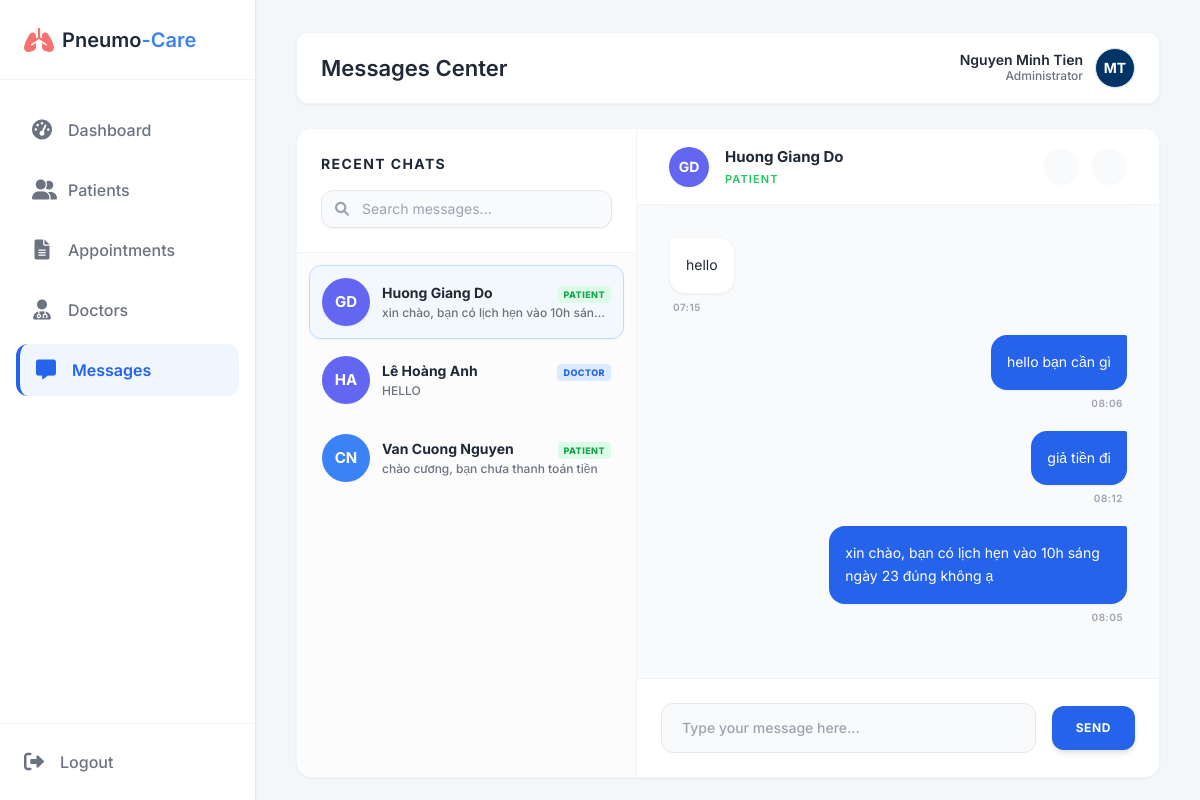
Screenshot of /adm_messages.php?receiver_id=12 (signed in) with the database file from the repository.
### tables this page shows
CREATE TABLE `Users` (
  `user_id` int(11) NOT NULL,
  `email` varchar(100) NOT NULL,
  `password_hash` varchar(255) NOT NULL,
  `full_name` varchar(100) NOT NULL,
  `role` enum('Admin','Doctor','Patient') NOT NULL,
  `avatar_url` text DEFAULT NULL,
  `is_active` tinyint(1) DEFAULT 1,
  `created_at` timestamp NOT NULL DEFAULT current_timestamp()
);

CREATE TABLE `Messages` (
  `message_id` int(11) NOT NULL,
  `sender_id` int(11) DEFAULT NULL,
  `receiver_id` int(11) DEFAULT NULL,
  `message_content` text NOT NULL,
  `sent_at` timestamp NOT NULL DEFAULT current_timestamp(),
  `is_read` tinyint(1) DEFAULT 0
);

### adm_messages.php (the view, shortened to what this page needs)
<?php
require 'db.php';
$adminId = $_SESSION['user_id'];
$adminName = $_SESSION['name'];
function getInitials($fullName) {
    $words = explode(' ', trim($fullName));
    $count = count($words);
    if ($count >= 2) {
        $first = mb_substr($words[$count - 2], 0, 1, 'UTF-8');
        $second = mb_substr($words[$count - 1], 0, 1, 'UTF-8');
        return mb_strtoupper($first . $second, 'UTF-8');
    } elseif ($count == 1) {
        return mb_strtoupper(mb_substr($words[0], 0, 1, 'UTF-8'), 'UTF-8');
    }
    return '?';
}
function getAvatarColor($fullName) {
    $colors = ['bg-blue-500', 'bg-red-500', 'bg-green-500', 'bg-yellow-500', 'bg-purple-500', 'bg-pink-500', 'bg-indigo-500', 'bg-teal-500'];
    $index = strlen($fullName) % count($colors);
    return $colors[$index];
}
function autoLink($text) {
    $pattern = '/(https?:\/\/[^\s]+)/';
    $replacement = '<a href="$1" target="_blank" class="underline font-bold text-yellow-300 hover:text-white transition-colors">$1</a>';
    return preg_replace($pattern, $replacement, $text);
}
$receiverId = isset($_GET['receiver_id']) ? $_GET['receiver_id'] : null;
$chatList = [];
$currentMessages = [];
$receiverName = "";
$receiverInfo = null;
try {
    $stmtList = $pdo->prepare("
        SELECT
            u.user_id, u.full_name, u.avatar_url, u.role,
            (SELECT message_content FROM Messages
             WHERE (sender_id = u.user_id AND receiver_id = :admin1)
                OR (sender_id = :admin2 AND receiver_id = u.user_id)
             ORDER BY sent_at DESC LIMIT 1) as last_message,
            (SELECT COUNT(*) FROM Messages
             WHERE sender_id = u.user_id AND receiver_id = :admin3 AND is_read = 0) as unread_count
        FROM Users u
        WHERE u.user_id IN (
            SELECT sender_id FROM Messages WHERE receiver_id = :admin4
            UNION
            SELECT receiver_id FROM Messages WHERE sender_id = :admin5
        ) AND u.user_id != :admin6
        ORDER BY (SELECT MAX(sent_at) FROM Messages WHERE (sender_id = u.user_id AND receiver_id = :admin7) OR (sender_id = :admin8 AND receiver_id = u.user_id)) DESC
    ");
    $stmtList->execute([
        ':admin1' => $adminId, ':admin2' => $adminId,
        ':admin3' => $adminId, ':admin4' => $adminId,
        ':admin5' => $adminId, ':admin6' => $adminId,
        ':admin7' => $adminId, ':admin8' => $adminId
    ]);
    $chatList = $stmtList->fetchAll();
    if ($receiverId) {
        $stmtMsg = $pdo->prepare("
            SELECT * FROM Messages
            WHERE (sender_id = ? AND receiver_id = ?)
               OR (sender_id = ? AND receiver_id = ?)
            ORDER BY sent_at ASC
        ");
        $stmtMsg->execute([$adminId, $receiverId, $receiverId, $adminId]);
        $currentMessages = $stmtMsg->fetchAll();
        $stmtUser = $pdo->prepare("SELECT full_name, avatar_url, role FROM Users WHERE user_id = ?");
        $stmtUser->execute([$receiverId]);
        $receiverInfo = $stmtUser->fetch();
        $receiverName = $receiverInfo['full_name'] ?? '';
    }
} catch (PDOException $e) {
    die("Lỗi Database: " . $e->getMessage());
}
?>
<!DOCTYPE html>
<html lang="vi">
<head>
    <script src="https://cdn.tailwindcss.com"></script>
    <link href="https://cdnjs.cloudflare.com/ajax/libs/font-awesome/6.0.0/css/all.min.css" rel="stylesheet">
</head>
<body class="flex h-screen overflow-hidden text-gray-800 relative">
<div class="flex w-full h-full relative">
    <aside class="w-64 bg-white border-r border-gray-200 flex flex-col h-full flex-shrink-0 z-10 shadow-sm">
        <div class="h-20 flex items-center px-6 border-b border-gray-100">
            <i class="fa-solid fa-lungs text-red-400 text-2xl mr-2"></i>
            <span class="text-xl font-semibold">Pneumo<span class="text-blue-500">-Care</span></span>
        </div>
        <nav class="flex-1 px-4 py-6 space-y-2 overflow-y-auto">
            <a href="adm_dashboard.php" class="flex items-center gap-4 px-4 py-3 text-gray-500 hover:bg-gray-50 hover:text-gray-800 rounded-xl transition-colors font-medium">
                <i class="fa-solid fa-gauge-high w-5 text-center text-xl"></i><span>Dashboard</span>
            </a>
            <a href="adm_patients.php" class="flex items-center gap-4 px-4 py-3 text-gray-500 hover:bg-gray-50 hover:text-gray-800 rounded-xl transition-colors font-medium">
                <i class="fa-solid fa-user-group w-5 text-center text-xl"></i><span>Patients</span>
            </a>
            <a href="adm_appointments.php" class="flex items-center gap-4 px-4 py-3 text-gray-500 hover:bg-gray-50 hover:text-gray-800 rounded-xl transition-colors font-medium">
                <i class="fa-solid fa-file-lines w-5 text-center text-xl"></i><span>Appointments</span>
            </a>
            <a href="adm_doctors.php" class="flex items-center gap-4 px-4 py-3 text-gray-500 hover:bg-gray-50 hover:text-gray-800 rounded-xl transition-colors font-medium">
                <i class="fa-solid fa-user-doctor w-5 text-center text-xl"></i><span>Doctors</span>
            </a>
            <a href="adm_messages.php" class="sidebar-active flex items-center gap-4 px-4 py-3 rounded-xl font-semibold transition-colors">
                <i class="fa-solid fa-message w-5 text-center text-xl"></i><span>Messages</span>
            </a>
        </nav>
        <div class="p-6 border-t mt-auto border-gray-100">
            <a href="logout.php" class="flex items-center gap-4 text-gray-500 hover:text-red-500 transition-colors font-medium">
                <i class="fa-solid fa-right-from-bracket text-xl"></i><span>Logout</span>
            </a>
        </div>
    </aside>
    <main class="main-content bg-[#f4f7fa]">
        <div class="topbar-wrapper flex-shrink-0">
            <header class="topbar">
                <h1>Messages Center</h1>
                <div class="flex items-center gap-6">
                    <div class="flex items-center gap-3 cursor-pointer">
                        <div class="text-right hidden sm:block">
                            <p class="text-sm font-semibold text-gray-800" style="line-height: 1.2;"><?php echo htmlspecialchars($adminName); ?></p>
                            <p class="text-xs text-gray-500 font-medium">Administrator</p>
                        </div>
                        <div class="w-10 h-10 rounded-full bg-[#003366] text-white flex items-center justify-center font-bold text-sm shadow-sm border border-gray-200">
                            <?php echo getInitials($adminName); ?>
                        </div>
                    </div>
                </div>
            </header>
        </div>
        <div class="content-area max-w-7xl mx-auto w-full pb-10">
            <div class="bg-white rounded-2xl shadow-sm border border-gray-100 flex flex-1 overflow-hidden min-h-[650px] max-h-[800px]">
                <div class="w-[340px] bg-gray-50/50 border-r border-gray-100 flex flex-col flex-shrink-0">
                    <div class="p-6 border-b border-gray-100 bg-white">
                        <h2 class="font-bold text-gray-800 text-[14px] uppercase tracking-widest mb-4">Recent Chats</h2>
                        <div class="relative">
                            <input type="text" id="searchInput" onkeyup="searchChat()" placeholder="Search messages..." class="w-full bg-gray-50 border border-gray-200 rounded-xl py-2 px-4 pl-10 text-sm focus:border-blue-400 outline-none transition-colors shadow-sm">
                            <i class="fa-solid fa-magnifying-glass absolute left-3.5 top-1/2 -translate-y-1/2 text-gray-400 text-sm"></i>
                        </div>
                    </div>
                    <div class="flex-1 overflow-y-auto p-3 space-y-1">
                        <?php if (empty($chatList)): ?>
                            <div class="p-8 text-center text-gray-400 text-sm italic mt-10">
                                <i class="fa-regular fa-comments text-3xl opacity-30 mb-3 block"></i>
                                No active conversations.
                            </div>
                        <?php else: ?>
                            <?php foreach ($chatList as $chat): ?>
                            <a href="?receiver_id=<?php echo $chat['user_id']; ?>"
                            class="chat-item flex items-center gap-3 p-3 rounded-xl transition-all border <?php echo $receiverId == $chat['user_id'] ? 'bg-blue-50/60 border-blue-200 shadow-sm' : 'border-transparent hover:bg-white hover:border-gray-100 hover:shadow-sm'; ?>"
                            data-name="<?php echo strtolower(htmlspecialchars($chat['full_name'])); ?>">
                                <div class="relative flex-shrink-0">
                                    <div class="w-12 h-12 rounded-full <?php echo getAvatarColor($chat['full_name']); ?> text-white flex items-center justify-center text-[15px] font-bold shadow-sm">
                                        <?php echo getInitials($chat['full_name']); ?>
                                    </div>
                                </div>
                                <div class="flex-1 min-w-0">
                                    <div class="flex justify-between items-baseline mb-0.5">
                                        <span class="text-sm truncate block <?php echo $chat['unread_count'] > 0 ? 'font-extrabold text-gray-900' : 'font-bold text-gray-800'; ?>">
                                            <?php echo htmlspecialchars($chat['full_name']); ?>
                                        </span>
                                        <span class="text-[9px] uppercase px-1.5 py-0.5 rounded font-extrabold tracking-wider ml-2 flex-shrink-0 <?php echo $chat['role'] == 'Doctor' ? 'bg-blue-100 text-blue-600' : 'bg-green-100 text-green-600'; ?>">
                                            <?php echo $chat['role']; ?>
                                        </span>
                                    </div>
                                    <p class="text-xs truncate <?php echo $chat['unread_count'] > 0 ? 'text-gray-900 font-bold' : 'text-gray-500 font-medium'; ?>">
                                        <?php echo $chat['last_message'] ? htmlspecialchars($chat['last_message']) : '<span class="italic text-gray-400">Click to start chatting</span>'; ?>
                                    </p>
                                </div>
                            </a>
                            <?php endforeach; ?>
                        <?php endif; ?>
                    </div>
                </div>
                <div class="flex-1 flex flex-col bg-white relative">
                    <?php if ($receiverId && $receiverInfo): ?>
                        <div class="h-[76px] bg-white border-b border-gray-100 px-8 flex items-center justify-between flex-shrink-0 shadow-[0_4px_20px_-15px_rgba(0,0,0,0.1)] z-10">
                            <div class="flex items-center gap-4">
                                <div class="relative">
                                    <div class="w-10 h-10 rounded-full <?php echo getAvatarColor($receiverName); ?> text-white flex items-center justify-center text-sm font-bold shadow-sm">
                                        <?php echo getInitials($receiverName); ?>
                                    </div>
                                </div>
                                <div>
                                    <h3 class="font-bold text-gray-800 text-[15px]"><?php echo htmlspecialchars($receiverName); ?></h3>
                                    <p class="text-[11px] font-semibold uppercase tracking-widest mt-0.5 <?php echo $receiverInfo['role'] == 'Doctor' ? 'text-blue-500' : 'text-green-500'; ?>"><?php echo htmlspecialchars($receiverInfo['role']); ?></p>
                                </div>
                            </div>
                            <div class="flex gap-3">
                                <button class="w-9 h-9 flex items-center justify-center rounded-full bg-gray-50 text-gray-400 hover:bg-gray-100 hover:text-gray-600 transition-colors"></button>
                                <button class="w-9 h-9 flex items-center justify-center rounded-full bg-gray-50 text-gray-400 hover:bg-gray-100 hover:text-gray-600 transition-colors"></button>
                            </div>
                        </div>
                        <div class="flex-1 overflow-y-auto p-8 space-y-5 bg-[#f8fafc]" id="chatBox">
                            <?php foreach ($currentMessages as $msg): ?>
                                <div class="flex <?php echo $msg['sender_id'] == $adminId ? 'justify-end' : 'justify-start'; ?>">
                                    <div class="max-w-[65%] flex flex-col <?php echo $msg['sender_id'] == $adminId ? 'items-end' : 'items-start'; ?>">
                                        <div class="p-4 rounded-2xl text-[14px] shadow-sm leading-relaxed <?php echo $msg['sender_id'] == $adminId ? 'bg-blue-600 text-white rounded-tr-sm' : 'bg-white text-gray-800 rounded-tl-sm border border-gray-100'; ?>">
                                            <?php echo autoLink(nl2br(htmlspecialchars($msg['message_content']))); ?>
                                        </div>
                                        <span class="text-[10px] font-semibold text-gray-400 mt-1.5 uppercase tracking-wider px-1">
                                            <?php echo date('H:i', strtotime($msg['sent_at'])); ?>
                                        </span>
                                    </div>
                                </div>
                            <?php endforeach; ?>
                        </div>
                        <div class="p-6 bg-white border-t border-gray-100 flex-shrink-0">
                            <form method="POST" action="?receiver_id=<?php echo $receiverId; ?>" class="flex items-center gap-4">
                                <input type="text" name="message_content" required autocomplete="off" placeholder="Type your message here..." class="flex-1 bg-gray-50 border border-gray-200 rounded-xl px-5 py-3.5 text-sm font-medium outline-none focus:ring-2 focus:ring-blue-100 focus:border-blue-400 focus:bg-white transition-all">
                                <button type="submit" class="bg-blue-600 text-white px-6 py-3.5 rounded-xl font-bold uppercase tracking-wider text-xs hover:bg-blue-700 transition-all shadow-md flex items-center gap-2 flex-shrink-0">
                                    Send </i>
                                </button>
                            </form>
                        </div>
                    <?php endif; ?>
                </div>
            </div>
        </div>
    </main>
</div>
</body>
</html>

### adm_messages.php (style rules this page uses)
* { margin: 0; padding: 0; box-sizing: border-box; }
body { font-family: 'Inter', sans-serif; background-color: #f4f7fa; color: #1f2937; }
.sidebar-active { background-color: #eff6ff; color: #2563eb; border-left: 4px solid #2563eb; font-weight: 600; }
.main-content { flex: 1; display: flex; flex-direction: column; overflow: hidden; }
.topbar-wrapper { padding: 32px 40px 0 40px; }
.topbar { height: 72px; background: #ffffff; border: 1px solid #f3f4f6; display: flex; align-items: center; justify-content: space-between; padding: 0 24px; border-radius: 12px; box-shadow: 0 1px 3px rgba(0,0,0,0.05); margin-bottom: 24px; }
.topbar h1 { font-size: 22px; font-weight: 600; color: #1f2937; margin: 0; }
.content-area { padding: 0 40px 40px 40px; flex: 1; overflow-y: auto; display: flex; flex-direction: column; }

### rows the page displays
users: full_name "GD", full_name "Huong Giang Do", role "PATIENT", last_message "xin chào, bạn có lịch hẹn vào 10h sán…"
users: full_name "HA", full_name "Lê Hoàng Anh", role "DOCTOR", last_message "HELLO"
users: full_name "CN", full_name "Van Cuong Nguyen", role "PATIENT", last_message "chào cương, bạn chưa thanh toán tiền"
messages: message_content "hello", sent_at "07:15"
messages: message_content "hello bạn cần gì", sent_at "08:06"
messages: message_content "giả tiền đi", sent_at "08:12"
messages: message_content "xin chào, bạn có lịch hẹn vào 10h sáng ngày 23 đúng không ạ", sent_at "08:05"

### other values shown
$adminName "Nguyen Minh Tien"
getInitials($adminName) "MT"
